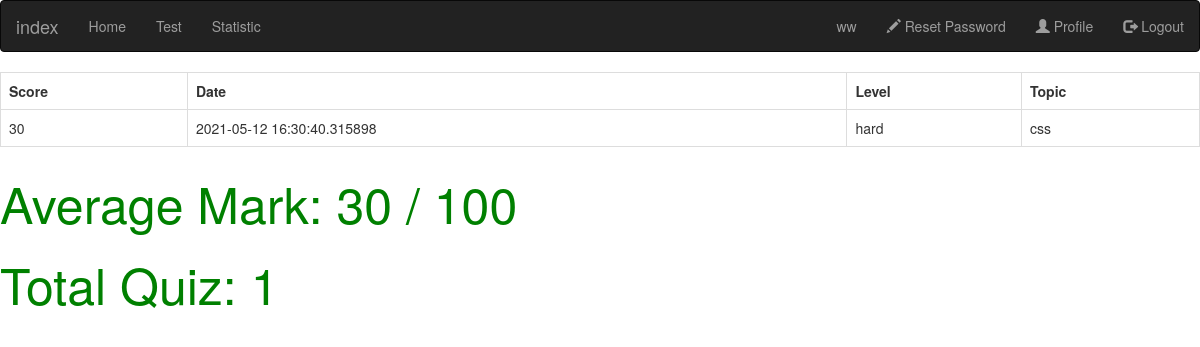
The app's page /statistic (signed in), older data.
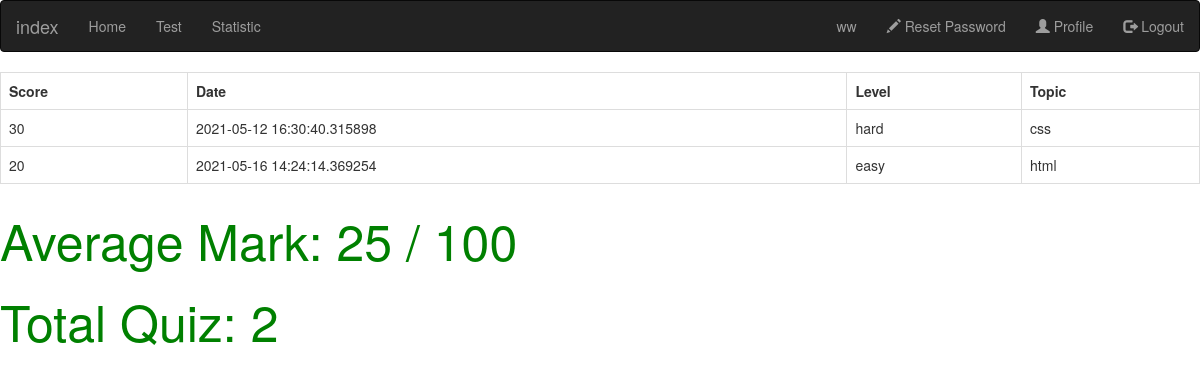
The same page, newer data.
### web/models.py (models this page shows)
class Quizdata(db.Model,UserMixin):
    id = db.Column(db.Integer, primary_key=True)
    user_id = db.Column(db.Integer, db.ForeignKey('user.id'), nullable=False)
    quiztype_id = db.Column(db.Integer, db.ForeignKey('quiztype.id'), nullable=False)
    score = db.Column(db.Integer, nullable=False)
    date = db.Column(db.String(128), nullable=False)
    user = db.relationship("User")
    quiztype = db.relationship("Quiztype")

class Quiztype(db.Model,UserMixin):
    id = db.Column(db.Integer, primary_key=True)
    level = db.Column(db.String(64))
    topic = db.Column(db.String(64))

### web/main/routes.py (the view)
@main.route('/statistic', methods=['GET', 'POST'])
@login_required
def statistic():
    users = Quizdata.query.filter_by(user_id=current_user.id).all()
    user_list = []
    score =0
    total =0
    for item in users:
        score+=item.score
        total+=1
        quiztype = Quiztype.query.filter_by(id=item.quiztype_id).first()
        user_list.append({"score": item.score,
                            "date": item.date,
                            "level": quiztype.level,
                            "topic": quiztype.topic,})
    average_score = int(score/total)
    return render_template("statistic.html", users=user_list,average_score=average_score,total=total)

### web/models.py (called while the page is built)
@login_manager.user_loader
def load_user(user_id):
    return User.query.get(int(user_id))

### web/templates/statistic.html (shortened to what this page needs)
{% extends "home.html" %}
{% block content %}
<div class="box box-primary">
    <div class="box-body">
        {% if users%}
        <table class="table table-bordered">
            <tr>
                <th>Score</th>
                <th>Date</th>
                <th>Level</th>
                <th>Topic</th>
            </tr>
            {% for row in users %}
                <tr>
                <td>{{row.score}}</td>
                <td>{{row.date}}</td>
                <td>{{row.level}}</td>
                <td>{{row.topic}}</td>
            </tr>
            {% endfor %}
        </table>
        {% endif %}
    </div>
    <p style="font-size:50px; color:green"> Average Mark: {{ average_score }} / 100</p>
    <p style="font-size:50px; color:green"> Total Quiz: {{ total }} </p>
</div>
{% endblock %}

Row changes from the older to the newer data that the page shows:
added Quizdata: date "2021-05-16 14:24:14.369254"
now on this page (row unchanged): Quiztype: level "easy", topic "html"
Text that changed along with them:
{{ average_score }}: "30" → "25"
{{ total }}: "1" → "2"
new list line: "20"
